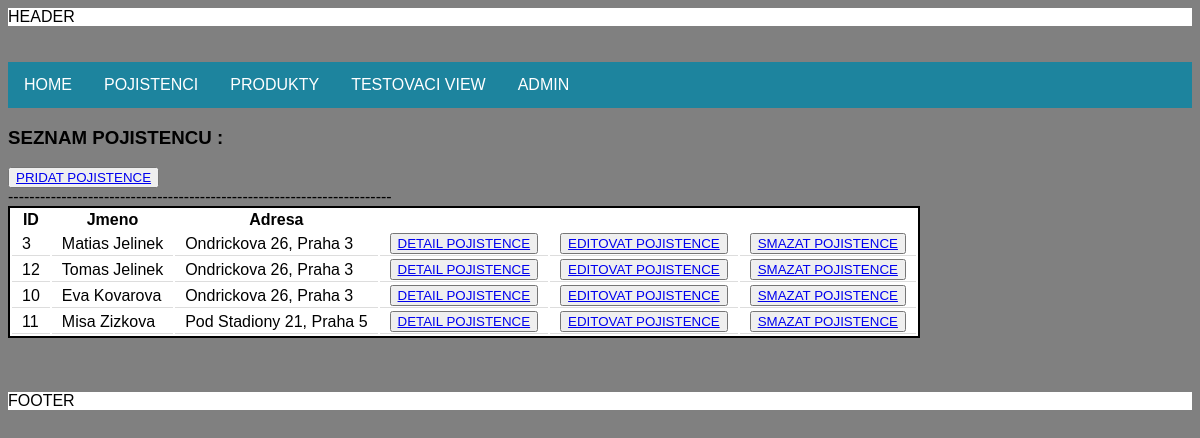
The page /insurance on the database as committed earlier.
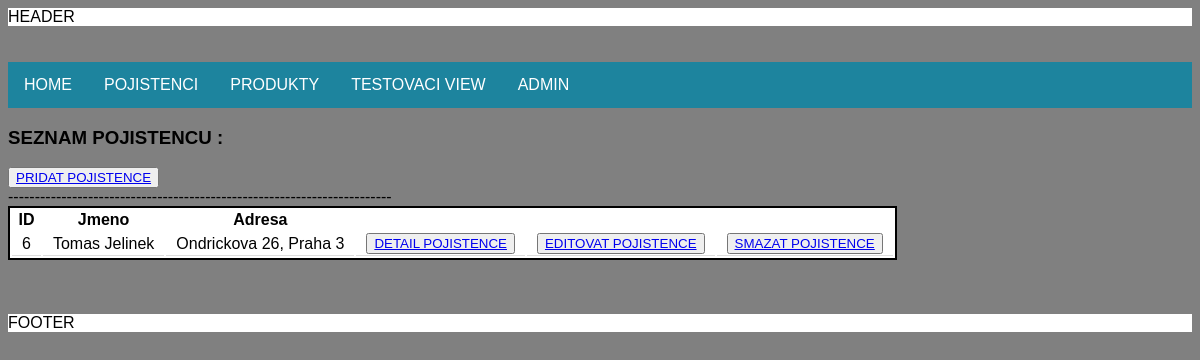
The same page on the database as committed later.
### insurance_app/models.py (models this page shows)
class Users(models.Model):
    first_name = models.CharField(max_length=120)
    last_name = models.CharField(max_length=120)
    email = models.EmailField('User Email')
    address = models.CharField(max_length=240, null=True)
    phone = models.CharField(max_length=100)
    smlouva = models.ManyToManyField(Contract, blank=True, null=True)
    def __str__(self):
        return self.first_name + ' ' + self.last_name

### insurance_app/views.py (the view)
# urls.py: path('insurance', views.all_users, name="users_list"),
def all_users(request):
    users_list = Users.objects.all().order_by('last_name')
    return render(request, 'insurance/users_list.html',
                  {'users_list': users_list})

### insurance_app/templates/insurance/users_list.html (shortened to what this page needs)
{% extends 'insurance/base.html'%}
{% load static %}
{% block content %}
<h3>SEZNAM POJISTENCU :</h3>
<button><a href="{% url 'add_user' %}">PRIDAT POJISTENCE</a></button>
------------------------------------------------------------------------
<table>
    <tbody>
    <tr>
    <th>ID</th>
    <th>Jmeno</th>
    <th>Adresa</th>
    <th></th>
  </tr>
         {% for user in users_list %}
        <td>{{ user.id }}</td>
        <td>{{ user }}</td>
        <td> {{ user.address }} </td>
        <td><button class="" ><a href="{% url 'show_user' user.id %}">DETAIL POJISTENCE</a></button></td>
        <td><button class="" ><a href="{% url 'update_user' user.id %}">EDITOVAT POJISTENCE</a></button></td>
        <td><button class=""><a  href="{% url 'delete_user' user.id %}">SMAZAT POJISTENCE</a></button></td>
         </tbody>
         {% endfor %}
</table>
{% endblock %}

### insurance_app/templates/insurance/base.html (shortened to what this page needs)
{% load static %}
<html lang="en">
<head>
    <link rel="stylesheet" href="{% static 'style.css' %}">
</head>
<body>
</body>
</html>
<header>HEADER</header>
{% include 'insurance/navbar.html' %}
{% block content %}
{% endblock %}
<footer>FOOTER</footer>

### insurance_app/templates/insurance/navbar.html (shortened to what this page needs)
<!DOCTYPE html>
<html lang="en">
<head>
</head>
<body>
{% load static %}
<div class="navbar">
<ul>
  <li><a href="{% url 'home' %}">HOME</a></li>
  <li><a href="{% url 'users_list' %}">POJISTENCI</a></li>
  <li><a href="{% url 'products_list' %}">PRODUKTY</a></li>
  <li><a href="{% url 'testovaci' %}">TESTOVACI VIEW</a></li>
  <li><a href="{% url 'admin:index' %}">ADMIN</a></li>
</ul>
</div>
</body>
</html>

### insurance_app/static/style.css (style rules this page uses)
body { background-color: grey; font-family: Verdana, Geneva, Tahoma, sans-serif; }
header, footer { background-color: white; }
.navbar { text-decoration: none; background-color: rgb(29, 132, 158); }
.navbar ul { list-style-type: none; margin: 0; padding: 0; overflow: hidden; }
.navbar li { float: left; }
.navbar li a { display: block; color: white; text-align: center; padding: 14px 16px; text-decoration: none; }
table { background-color: rgb(255, 255, 255); border: 2px solid; text-decoration: none; }
tr { border: 1px solid; padding: 5px 15px 5px 15px; border: 1px solid black; border-collapse: collapse; text-decoration: none; }
td { border-bottom: 1px solid #ddd; text-decoration: none; padding-left: 10px; padding-right: 10px; }

Rows that differ between the two databases and show on the page:
removed Users: id "3", first_name+last_name "Matias Jelinek", address "Ondrickova 26, Praha 3"
removed Users: id "12", first_name+last_name "Tomas Jelinek", address "Ondrickova 26, Praha 3"
removed Users: id "10", first_name+last_name "Eva Kovarova", address "Ondrickova 26, Praha 3"
removed Users: id "11", first_name+last_name "Misa Zizkova", address "Pod Stadiony 21, Praha 5"
added Users: id "6", first_name+last_name "Tomas Jelinek", address "Ondrickova 26, Praha 3"
